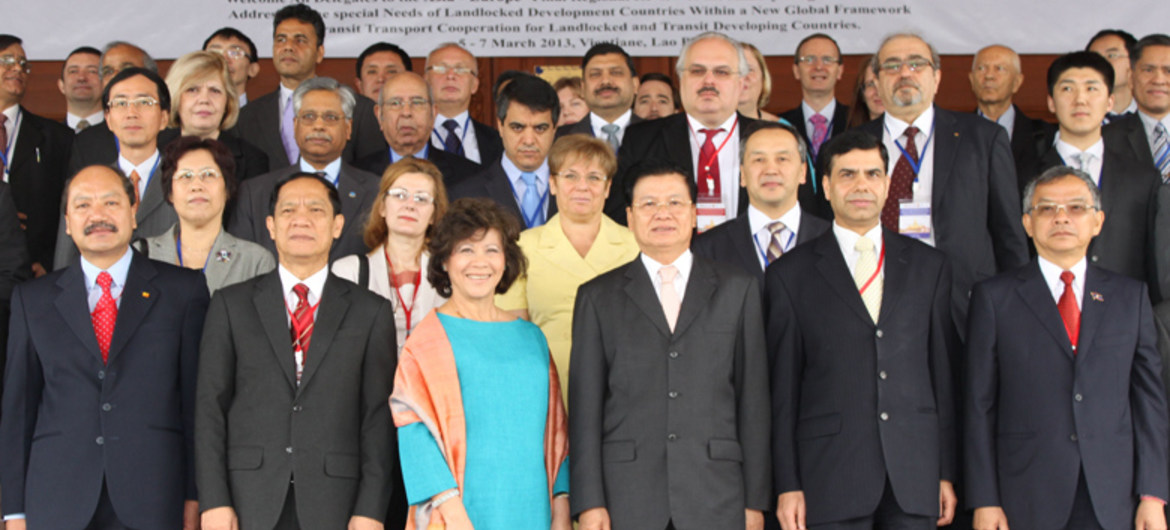
#> input picture Open CV/openCV/Photos/face3.jpg, 1170 x 530 px, found by its file name
$ python '3.1. face_detection.py'
#> lines starting #> are read from the running program, lines starting #| are printed output that depends on the picture; after the words box and inside, x2 and y2 are one past the last pixel; in counts of white or black regions, pixels touching at a corner belong together
import cv2 as cv
img = cv.imread("./Photos/face3.jpg")
#> img is the input picture: shape (530, 1170, 3); mean B, G, R 95.7, 100, 110

cv.imshow("Face1",img)


# the image need to be in grayscale mode before we do facedetection
gray = cv.cvtColor(img, cv.COLOR_BGR2GRAY)
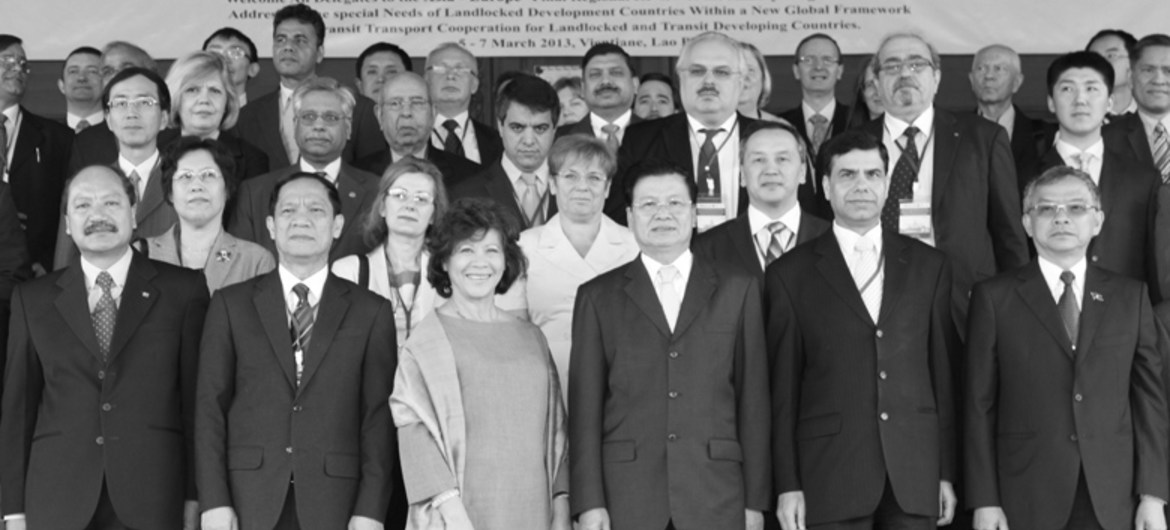
#> gray: shape (530, 1170); min 3, max 255, mean 102.5
#cv.imshow("gray",gray)

# note: The harr_cascade is realy sensitive to the noice on the image,this mean that everything which look like or have the same shape
# of face will be detect as face.

haar_cascade = cv.CascadeClassifier('harr.xml')
# now we try to detect faces on the image
# returns the points of a rectangle that surrounding found face
# the result is an array where each element is an array of length 4
face_rect = haar_cascade.detectMultiScale(gray,scaleFactor = 1.1, minNeighbors = 1)
#> face_rect = 34 rows, first 6: [203, 38, 25, 25], [795, 41, 48, 48], [970, 52, 41, 41], [709, 117, 36, 36], [878, 122, 36, 36], [264, 18, 55, 55]
# we can print the number of detected faces on the image

print(f"Number detected faces ont he image is : {len(face_rect)}")
#| Number detected faces ont he image is : 34
print(face_rect)
#> (printed output is left out)

# now wa are going to print rectangel on the image

for (x,y,w,h) in face_rect:
    cv.rectangle(img, (x,y),(x+w,y+h), (0,255,0),2)
#> this loop made 34 passes
#> (x, y, w, h) on passes 1 to 12: (203, 38, 25, 25), (795, 41, 48, 48), (970, 52, 41, 41), (709, 117, 36, 36), (878, 122, 36, 36), (264, 18, 55, 55), (60, 52, 46, 46), (355, 52, 54, 54), (579, 52, 55, 55), (373, 77, 64, 64), (683, 113, 51, 51), (673, 45, 70, 70)
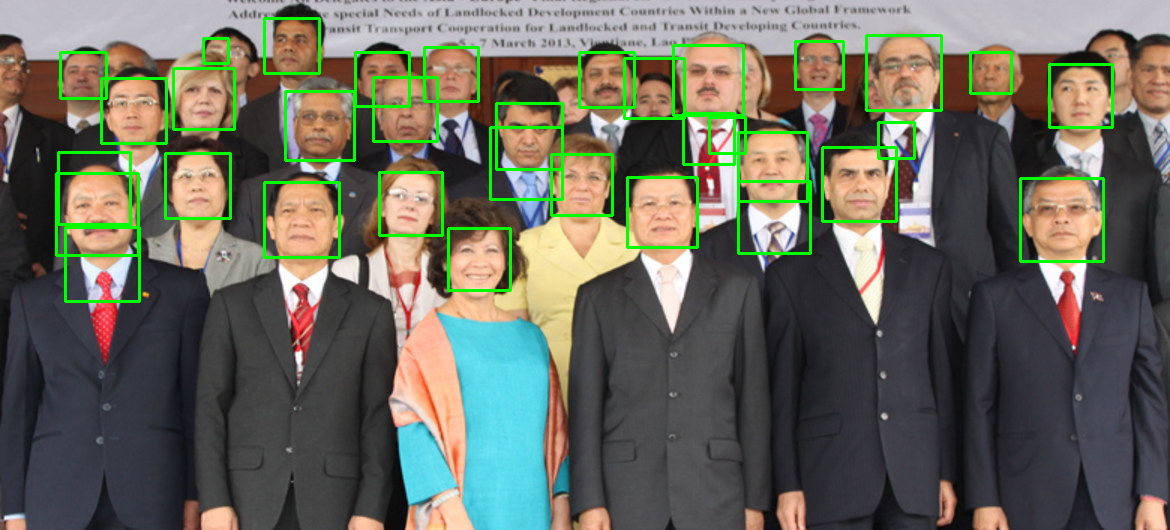
#> img: shape (530, 1170, 3); 3.91% of pixels changed, all inside (x1, y1, x2, y2) = (55, 17, 1114, 303)

cv.imshow("Found_faces",img)


cv.waitKey(0)

$ run again, with Open CV/openCV/Photos/face2.jpg copied over Open CV/openCV/Photos/face3.jpg
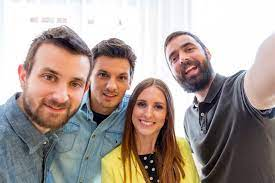
#> input picture Open CV/openCV/Photos/face2.jpg, 275 x 183 px, found by its file name
#> img is the input picture: shape (183, 275, 3); mean B, G, R 149.8, 156.2, 169.2
#> `gray = cv.cvtColor(img, cv.COLOR_BGR2GRAY)`:
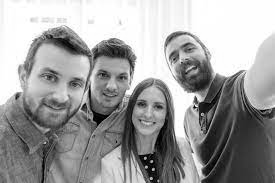
#> gray: shape (183, 275); min 0, max 255, mean 159.4
#> face_rect = [[61, 150, 24, 24], [125, 87, 48, 48], [85, 56, 54, 54], [26, 54, 72, 72]]
#| Number detected faces ont he image is : 4
#| [[ 61 150  24  24]
#|  [125  87  48  48]
#|  [ 85  56  54  54]
#|  [ 26  54  72  72]]
#> the loop `for (x,y,w,h) in face_rect:` made 4 passes
#> after the loop `for (x,y,w,h) in face_rect:`:
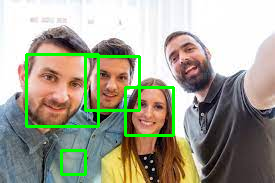
#> img: shape (183, 275, 3); 4.59% of pixels changed, all inside (x1, y1, x2, y2) = (25, 53, 175, 176)
